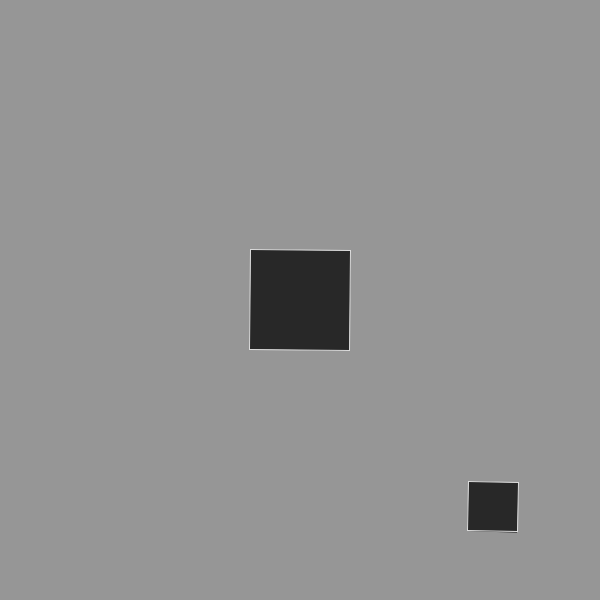
Frame 1 (no input)
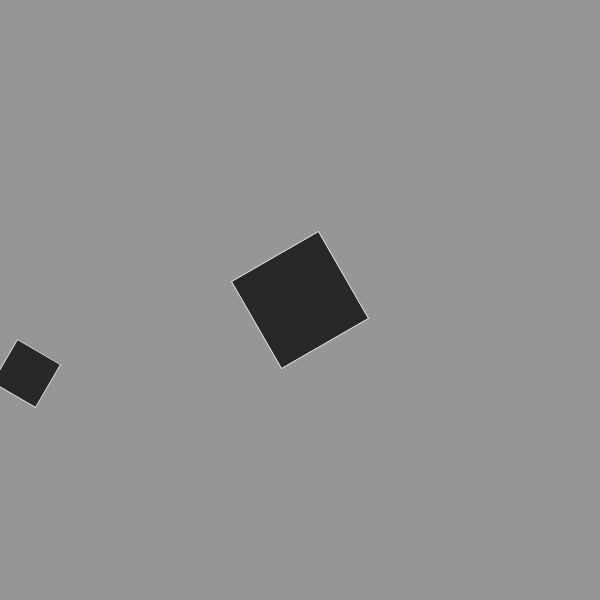
Frame 60 (the mouse pressed at the canvas centre just before this capture)
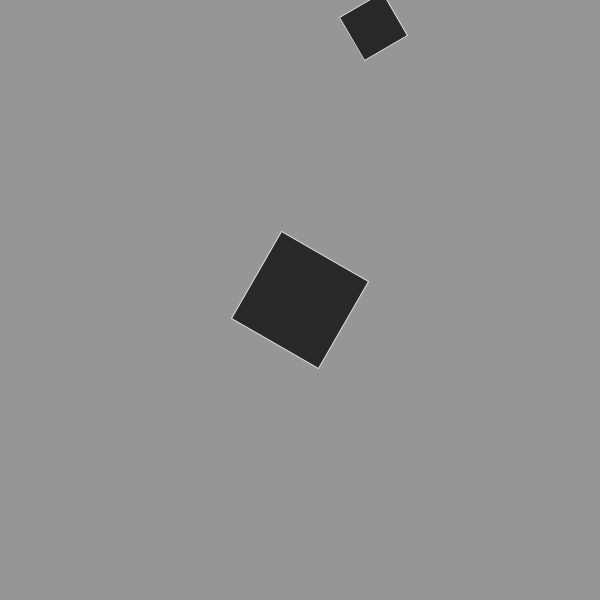
Frame 120 (the mouse held since frame 60 and released just before this capture)

The Processing sketch that drew these frames (run headless with seeded random() and noise(); from frame 60 on, the mouse is pressed at the canvas centre):

// Processing sketch: sketch_15
// ── sketch_15.pde
// adjust the matrix transformations so that the 
// small rectangle revolves around the large rectangle.

float angle1 = 0;
float angle2 = 0;

void setup() {
  size(600, 600);
  rectMode(CENTER);
}

void draw() {
  background(150);
  fill(40);
  stroke(220);
  
  angle1 += 1;
  angle2 -= 2;
  
  pushMatrix();
  translate(300, 300);
  rotate(radians(angle1));
  rect(0, 0, 100, 100);
  popMatrix();  
  
  pushMatrix();
  translate(300, 300);
  rotate(radians(-angle2));
  rect(200, 200, 50, 50);
  popMatrix();

}
